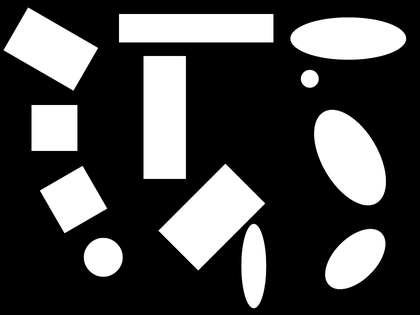
%> input picture Lab #4/shapes.png, 420 x 315 px, shrunk from 960 x 720 before the run
$ octave Lab4.m   (GNU Octave 9; MATLAB toolbox functions it lacks are replaced by stand-ins)
%> lines starting %> are read from the running program, lines starting %| are printed output that depends on the picture; in (x1, y1, x2, y2) boxes, pixels count from 0 and x2, y2 are one past the last pixel; in counts of white or black regions, pixels touching at a corner belong together; the program's own positions count from 1
%**************************************************************************
% Lab4.m
%
%   PROGRAM DESCRIPTION
%   see Lab4.docx
%
%   Output:
%
%
%   Written by Maria D. Beloreshka & Daniel Gaull
%   Date: 12/20/24
%**************************************************************************

img = imread('shapes.png');
%> img is the input picture: size 315x420 uint8; min 0, max 255, mean 72.4
img = img ~= 0; % Binarize image
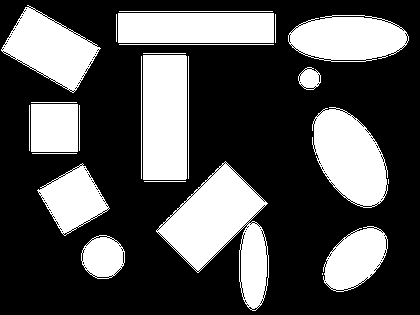
%> img: size 315x420 logical; 31.9% white; 25 white regions (2 under 20 px), largest, box (x1, y1, x2, y2) and area: (156, 161, 269, 311) 7748, (143, 55, 187, 180) 5498, (312, 107, 388, 208) 5083
shapes = bwlabel(img, 8); % Label connected components
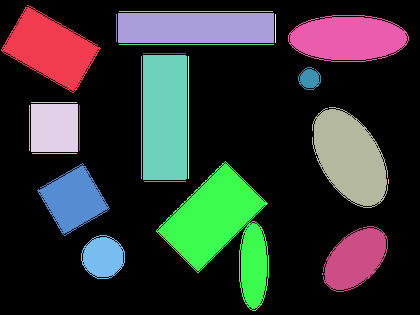
%> shapes: size 315x420 double; 26 distinct labels, from 0 to 25; one colour per label, 0 black
numShapes = max(shapes(:));
%> numShapes = 25

% elongation and circularity images
elongationImg = zeros(size(img));
circularityImg = zeros(size(img));

figure;
subplot(2, 2, 1);
imshow(img);
title('Elongation');
hold on;

subplot(2, 2, 2);
imshow(img);
title('Circularity');
hold on;

subplot(2, 2, 3);
imshow(img);
title('Classification');
hold on;

for i = 1:numShapes
    if nnz(shapes == i) == 0
        continue;
    end

    % shape pixels
    [r, c] = find(shapes == i);
    shapePixels = [r, c];

    % elongation
    n = size(shapePixels, 1);
    shapePixels = shapePixels - mean(shapePixels);
    covarianceMatrix = (shapePixels' * shapePixels) / n;
    eigenvalues = eig(covarianceMatrix);
    elongation = sqrt(max(eigenvalues) / min(eigenvalues));

    % circularity
    %perimeter = nnz(bwperim(shapes == i, 8));
    perimeterSet = bwtraceboundary(shapes == i, [r(1), c(1)], "S");
    perimeter = 0;
    for j = 2:length(perimeterSet)
        cr = perimeterSet(j,1);
        cc = perimeterSet(j,2);
        pr = perimeterSet(j-1,1);
        pc = perimeterSet(j-1,2);
        if cr == pr || cc == pc
            perimeter = perimeter + 1;
        else
            perimeter = perimeter + sqrt(2);
        end
    end
    area = sum(shapes(:) == i);
    circularity = (4 * pi * area) / (perimeter^2);

    if elongation > 0 && elongation < 1.03
        if circularity > 0.85
            classification = 'circle';
        else
            classification = 'square';
        end
    else
        if circularity > 0.76
            classification = 'ellipse';
        else
            classification = 'rectangle';
        end
    end

    % elongation value to the elongation image
    elongationImg(r, c) = elongation;
    subplot(2, 2, 1);
    text(mean(c), mean(r), sprintf('%.2f', elongation), 'Color', 'r', 'FontSize', 10, 'HorizontalAlignment', 'center');

    % circularity value to the circularity image
    circularityImg(r, c) = circularity;
    subplot(2, 2, 2);
    text(mean(c), mean(r), sprintf('%.2f', circularity), 'Color', 'g', 'FontSize', 10, 'HorizontalAlignment', 'center');

    % classification value to the classification image
    subplot(2, 2, 3);
    text(mean(c), mean(r), sprintf('%s', classification), 'Color', 'b', 'FontSize', 10, 'HorizontalAlignment', 'center');

    %fprintf('Shape %d: Elongation = %.2f, Circularity = %.2f, Classification = %.2f\n', i, elongation, circularity, classification);
end
%> this loop made 25 passes
%> (n, covarianceMatrix, eigenvalues, elongation, area, circularity, classification) on passes 1, 2, 4, 6, 7, 8, 9: (4421, [320.5 158.6; 158.6 505.5], [229.4; 596.6], 1.61, 4421, 0.595, 'rectangle'), (46, [176.2 0; 0 0], [0; 176.2], Inf, 46, 0.0714, 'rectangle'), (2256, [191.9 0; 0 184], [184; 191.9], 1.02, 2256, 0.819, 'square'), (2773, [230.3 -2.18; -2.18 234.4], [229.4; 235.3], 1.01, 2773, 0.634, 'square'), (46, [176.2 0; 0 0], [0; 176.2], Inf, 46, 0.0714, 'rectangle'), (1395, [111.2 -0.37; -0.37 113.9], [111.1; 113.9], 1.01, 1395, 0.882, 'circle'), (28, [65.25 0; 0 0], [0; 65.25], Inf, 28, 0.121, 'rectangle')
%> (n, covarianceMatrix, elongation, area, circularity, classification) on passes 3, 5, 11, 12, 14, 16: (46, [0 0; 0 176.2], Inf, 46, 0.0714, 'rectangle'), (45, [0 0; 0 168.7], Inf, 45, 0.073, 'rectangle'), (154, [0 0; 0 1976.2], Inf, 154, 0.0207, 'rectangle'), (155, [0 0; 0 2002], Inf, 155, 0.0205, 'rectangle'), (43, [0 0; 0 154], Inf, 43, 0.0766, 'rectangle'), (42, [0 0; 0 146.9], Inf, 42, 0.0785, 'rectangle')
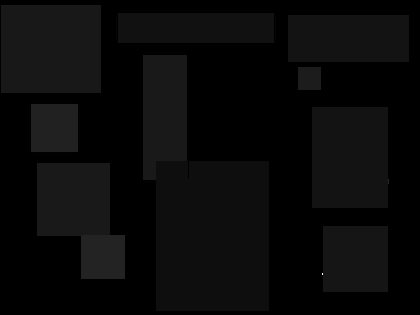
%> circularityImg: size 315x420 double; min 0, max 6.28, mean 0.243; drawn with min black and max white
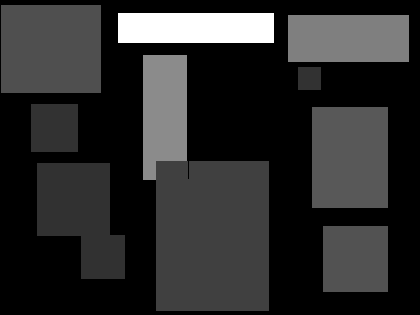
%> elongationImg: size 315x420 double; 0.65% of the values are NaN or infinite; the others: min 0, max 5.2, mean 0.92; drawn with min black, max white, NaN and infinite black
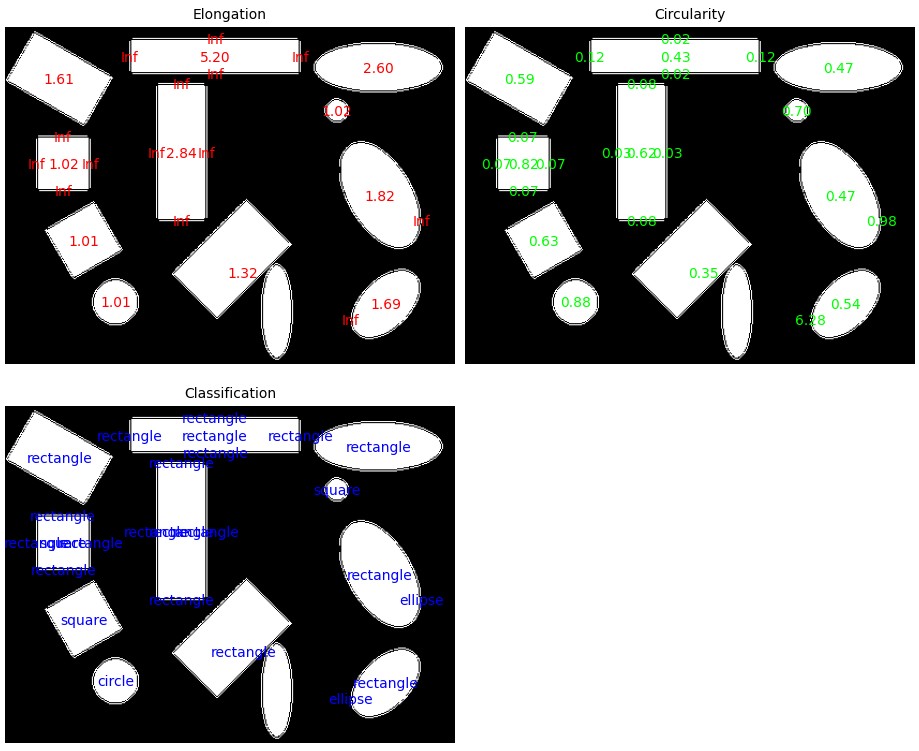
%> figure redrawn from the program's plot data, 3 panels

hold off;
